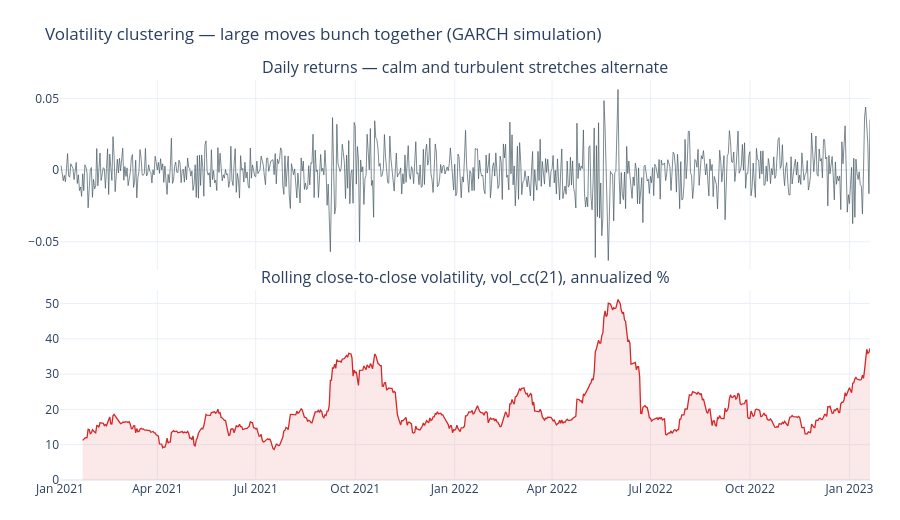

Notebook code for this chart:
### Markdown cell above
## 1 · Clustering
The rolling `vol_cc(21)` traces out persistent calm and turbulent regimes — a random walk would not.

### Code cell
fig = make_subplots(
    rows=2, cols=1, shared_xaxes=True, vertical_spacing=0.05, row_heights=[0.5, 0.5],
    subplot_titles=("Daily returns — calm and turbulent stretches alternate",
                    "Rolling close-to-close volatility, vol_cc(21), annualized %"),
)
fig.add_trace(go.Scatter(x=t, y=df.get_column("ret").to_list(), name="return",
                         line=dict(color="#455a64", width=0.7)), row=1, col=1)
fig.add_trace(go.Scatter(x=t, y=(df.get_column("vol_cc_21") * ANN * 100).to_list(), name="vol_cc",
                         line=dict(color="#d62728", width=1.3), fill="tozeroy",
                         fillcolor="rgba(214,39,40,0.10)"), row=2, col=1)
fig.update_layout(height=520, showlegend=False,
                  title="Volatility clustering — large moves bunch together (GARCH simulation)",
                  margin=dict(l=60, r=30, t=80, b=40))
fig.show()

### Figure 1 — Plotly figure (JSON) as saved in the notebook; plotly's stock layout.template omitted (floating-point values rounded to 4 significant figures; data arrays with more than 128 entries replaced by an {"elided": "..."} marker saying what was removed)
{"data": [{"line": {"color": "#455a64", "width": 0.7}, "name": "return", "type": "scatter", "x": {"elided": "750 str values"}, "xaxis": "x", "y": {"elided": "750 float values"}, "yaxis": "y"}, {"fill": "tozeroy", "fillcolor": "rgba(214,39,40,0.10)", "line": {"color": "#d62728", "width": 1.3}, "name": "vol_cc", "type": "scatter", "x": {"elided": "750 str values"}, "xaxis": "x2", "y": {"elided": "750 float values"}, "yaxis": "y2"}], "layout": {"annotations": [{"font": {"size": 16}, "showarrow": false, "text": "Daily returns — calm and turbulent stretches alternate", "x": 0.5, "xanchor": "center", "xref": "paper", "y": 1.0, "yanchor": "bottom", "yref": "paper"}, {"font": {"size": 16}, "showarrow": false, "text": "Rolling close-to-close volatility, vol_cc(21), annualized %", "x": 0.5, "xanchor": "center", "xref": "paper", "y": 0.475, "yanchor": "bottom", "yref": "paper"}], "height": 520, "margin": {"b": 40, "l": 60, "r": 30, "t": 80}, "showlegend": false, "title": {"text": "Volatility clustering — large moves bunch together (GARCH simulation)"}, "xaxis": {"anchor": "y", "domain": [0.0, 1.0], "matches": "x2", "showticklabels": false}, "xaxis2": {"anchor": "y2", "domain": [0.0, 1.0]}, "yaxis": {"anchor": "x", "domain": [0.525, 1.0]}, "yaxis2": {"anchor": "x2", "domain": [0.0, 0.475]}}}
